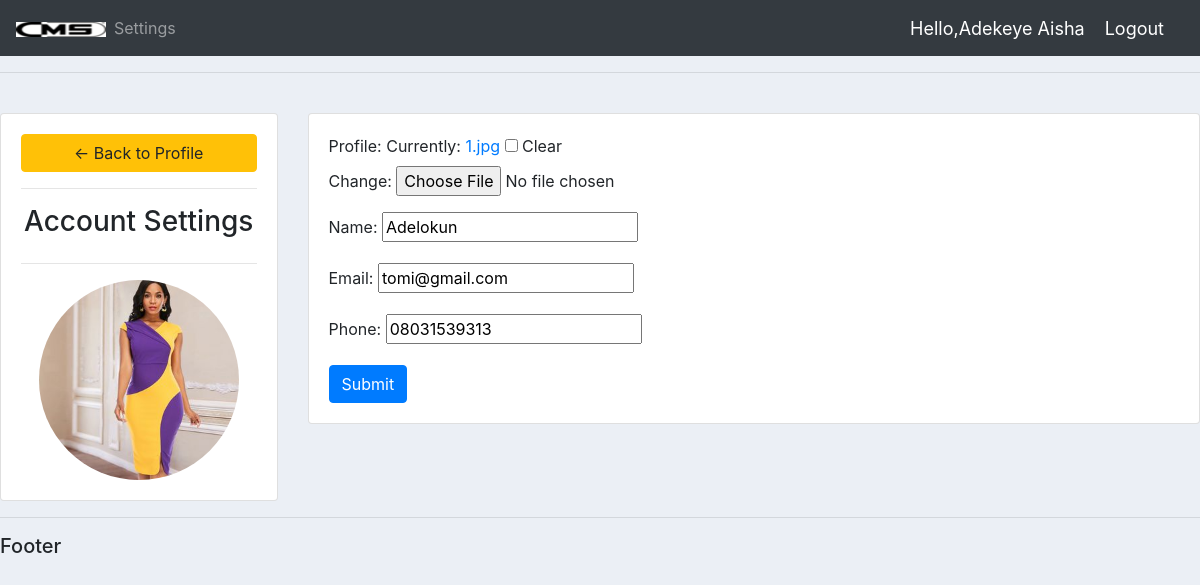
/accounts/ (signed in), run on the app's committed database.
### accounts/models.py (models this page shows, shortened)
class CustomUser(AbstractUser):
    USER_TYPE=((1,'Admin'),(2,'cms'))
    username=None #use email instead of username
    email=models.EmailField(unique=True)
    user_type=models.CharField(default=2,choices=USER_TYPE,max_length=1)
    created_at=models.DateTimeField(auto_now_add=True)
    updated_at=models.DateTimeField(auto_now_add=True)
    USERNAME_FIELD ='email'
    REQUIRED_FIELDS = []
    objects=CustomUserManager()

class Customer(models.Model):
    user=models.OneToOneField(CustomUser,null=True,on_delete=models.CASCADE)
    profile=models.ImageField(null=True,blank=True,default='2.jpg')
    name=models.CharField(max_length=200,null=True)
    surname=models.CharField(max_length=200,null=True)
    email=models.CharField(max_length=200,null=True)
    date_created=models.DateTimeField(auto_now_add=True)
    phone=models.CharField(max_length=100,null=True)
    def __str__(self):
        return self.name

### user/views.py (the view)
# urls.py: path('accounts/',views.accountsettings,name='account'),
@login_required(login_url='login')
def accountsettings(request):
    try:
        customer=request.user.customer          # Who is the Customer
    except:
        customer={}
    print(customer)
    form=CustomerForm(instance=customer)
    if request.method == "POST":
        form=CustomerForm(request.POST,request.FILES,instance=customer)
        if form.is_valid():
            form.save()
    context={
        'form':form
    }
    return render(request,'account.html',context)

### accounts/forms.py
class CustomerForm(ModelForm):
    class Meta:
        model=Customer
        fields='__all__'
        exclude=['user','surname']

### user/template/account.html (shortened to what this page needs)
{% extends 'main.html' %}
{% load static %}
{% block content %}
<br>
<div class='row'>
    <div class='col-md-3'>
            <div class='card card-body'>
            <a class='btn btn-warning' href='{% url 'cms'%}'> &#8592; Back to Profile</a>
            <hr>
            <h3 style='text-align: center'>Account Settings</h3>
            <hr>
            <img class="profile" src="{{request.user.customer.profile.url}}">
            </div>
    </div>
        <div class='col-md-9'>
                    <div class='card card-body'>
                    <form method='POST' action='' enctype="multipart/form-data">
                        {{form.as_p}}
                    <input class='btn btn-primary' type='submit' name='update information'>
                    </form>
                    </div>
        </div>
</div>
{% endblock %}

### accounts/template/navbar.html (shortened to what this page needs)
{% load static %}
<nav class="navbar navbar-expand-lg navbar-dark bg-dark">
  <a href="{% url 'dashboard' %}"><img src="{% static 'images/logo.png' %}"></a>
  <div class="collapse navbar-collapse" id="navbarNav">
  <ul class='navbar-nav'>
      {% if request.user.user_type == '2' %}
      <li class='nav-item'>
        <a class="nav-link" href="{% url 'account' %}">Settings</a>
        </li>
        {% endif %}
        </ul>
  </div>
  <span class="hello-msg">Hello,{{request.user.first_name}} {{request.user.last_name}} </span>
  <span><a class="hello-msg" href="{% url 'logout' %}">Logout</a>
</nav>

### static/css/main.css (style rules this page uses)
body { background-color:#ebeff5; }

### accounts/template/navbar.html (style rules this page uses)
.hello-msg { font-size:18px; color:white; margin-right:20px; }

### user/template/account.html (style rules this page uses)
.profile { max-width: 200px; max-height: 200px; margin:0 auto; border-radius: 50%; }

### data on the page
CustomUser: user.first_name "Adekeye", user.last_name "Aisha", user.customer.profile (picture)
Customer: name "Adelokun", email "tomi@gmail.com", phone "08031539313"
